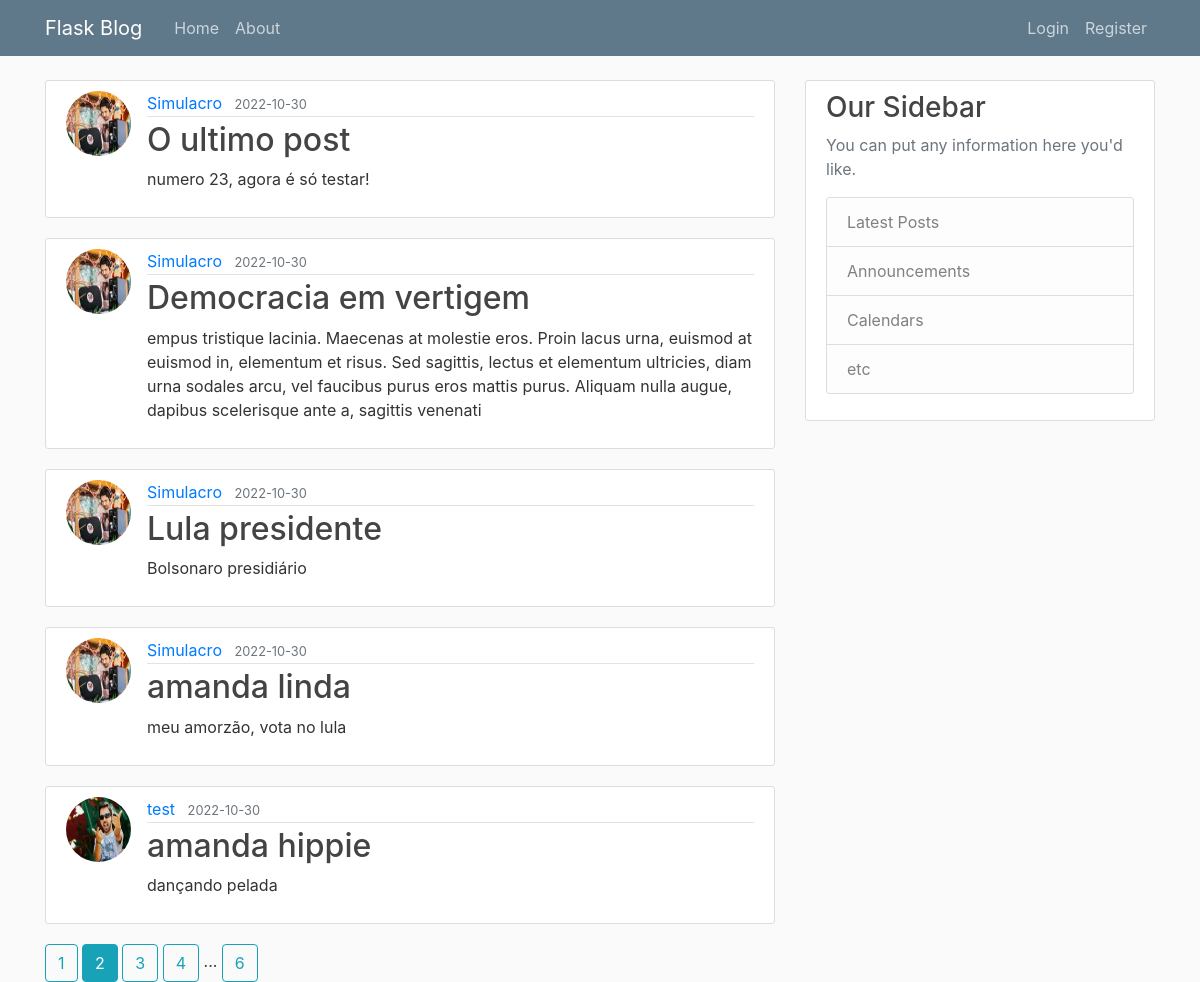
The page /home?page=2 on the database its author committed.
### flaskblog/models.py (models this page shows, shortened)
class Post(db.Model):
    id = db.Column(db.Integer,primary_key=True)
    title = db.Column(db.String(100), nullable=False)
    date_posted = db.Column(db.DateTime, nullable=False, default=datetime.utcnow)
    content = db.Column(db.Text, nullable=False)
    user_id = db.Column(db.Integer, db.ForeignKey('user.id'), nullable=False)

class User(db.Model, UserMixin):
    id = db.Column(db.Integer,primary_key=True)
    username = db.Column(db.String(20), unique=True, nullable=False)
    email = db.Column(db.String(120), unique=True, nullable=False)
    image_file = db.Column(db.String(20), nullable=False, default='default.jpg')
    password = db.Column(db.String(60), nullable=False)
    posts = db.relationship('Post', backref='author', lazy=True)

### flaskblog/main/routes.py (the view)
@main.route("/")
@main.route("/home")
def home():
    page = request.args.get('page',1, type=int)
    posts = Post.query.order_by(Post.date_posted.desc()).paginate(page=page, per_page=5)
    return render_template('home.html',title='Posts', posts=posts)

### flaskblog/templates/home.html
{% extends "layout.html"%}
{% block content %}
    {% for post in posts.items %}
        <article class="media content-section">
            <img class='rounded-circle article-img' src="{{ url_for('static', filename='profile_pics/' + post.author.image_file) }}">
            <div class="media-body">
            <div class="article-metadata">
                <a class="mr-2" href="{{ url_for('users.user_post', username=post.author.username) }}">{{ post.author.username }}</a>
                <small class="text-muted">{{ post.date_posted.strftime('%Y-%m-%d') }}</small>
            </div>
            <h2><a class="article-title" href="{{ url_for('posts.post', post_id=post.id) }}">{{ post.title }}</a></h2>
            <p class="article-content">{{ post.content }}</p>
            </div>
        </article>
    {% endfor%}
    {% for page_num in posts.iter_pages(left_edge=1, right_edge=1, left_current=1, right_current=2) %}
        {% if page_num %}
            {% if posts.page == page_num %}
                <a class="btn btn-info mb4" href="{{ url_for('main.home', page=page_num) }}">{{ page_num }}</a>
            {% else%}
                <a class="btn btn-outline-info mb4" href="{{ url_for('main.home', page=page_num) }}">{{ page_num }}</a>
            {% endif %}
        {% else%}
            ...
        {% endif %}
    {% endfor%}
{% endblock %}

### flaskblog/static/main.css (style rules this page uses)
body { background: #fafafa; color: #333333; margin-top: 5rem; }
h1, h2, h3, h4, h5, h6 { color: #444444; }
.content-section { background: #ffffff; padding: 10px 20px; border: 1px solid #dddddd; border-radius: 3px; margin-bottom: 20px; }
.article-title { color: #444444; }
.article-content { white-space: pre-line; }
.article-img { height: 65px; width: 65px; margin-right: 16px; }
.article-metadata { padding-bottom: 1px; margin-bottom: 4px; border-bottom: 1px solid #e3e3e3 }

### rows shown on the page
Post: image_file (picture), author.username "Simulacro", date_posted "2022-10-30", title "O ultimo post", content "numero 23, agora é só testar!"
Post: image_file (picture), author.username "Simulacro", date_posted "2022-10-30", title "Democracia em vertigem", content "empus tristique lacinia. Maecenas at molestie eros. Proin lacus urna, euismod at euismod in, elementum et risus. Sed sagittis, lectus et elementum ultricies, diam urna sodales arcu, vel faucibus purus eros mattis purus. Aliquam nulla augue, dapibus scelerisque ante a, sagittis venenati"
Post: image_file (picture), author.username "Simulacro", date_posted "2022-10-30", title "Lula presidente", content "Bolsonaro presidiário"
Post: image_file (picture), author.username "Simulacro", date_posted "2022-10-30", title "amanda linda", content "meu amorzão, vota no lula"
Post: image_file (picture), author.username "test", date_posted "2022-10-30", title "amanda hippie", content "dançando pelada"

### other values the page prints
{{ page_num }} "1" "3" "4" "6"
{{ page_num }} "2"
